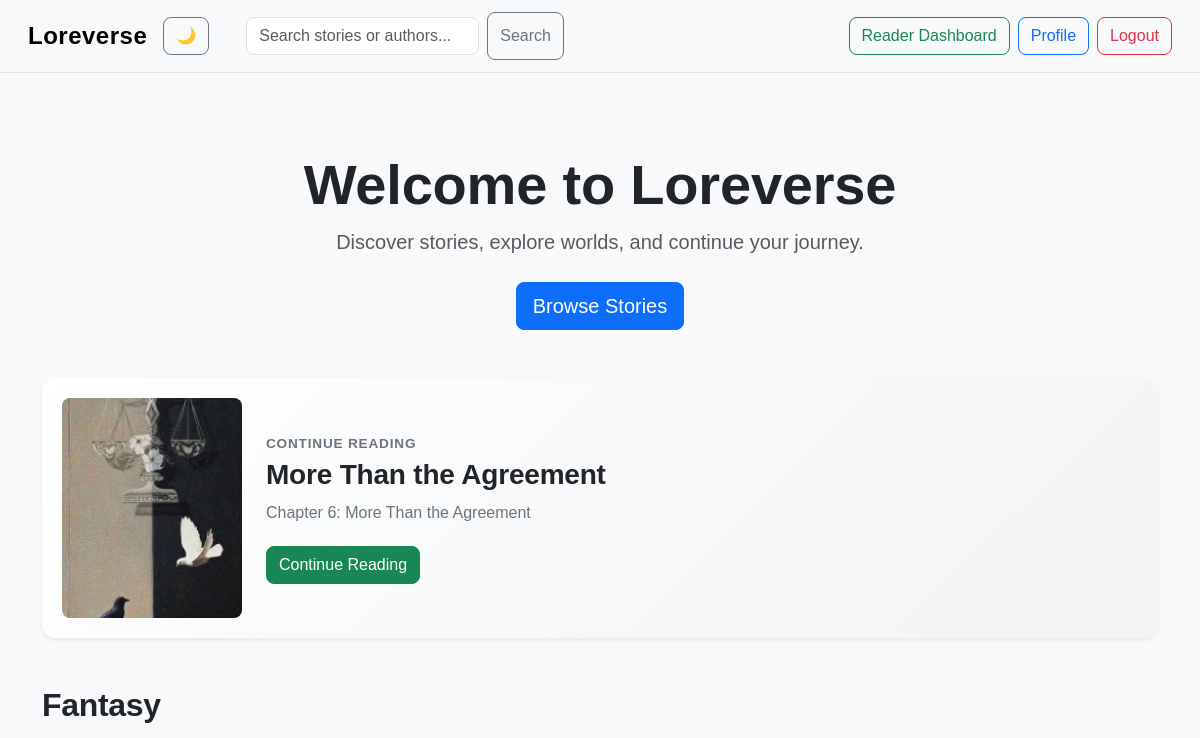
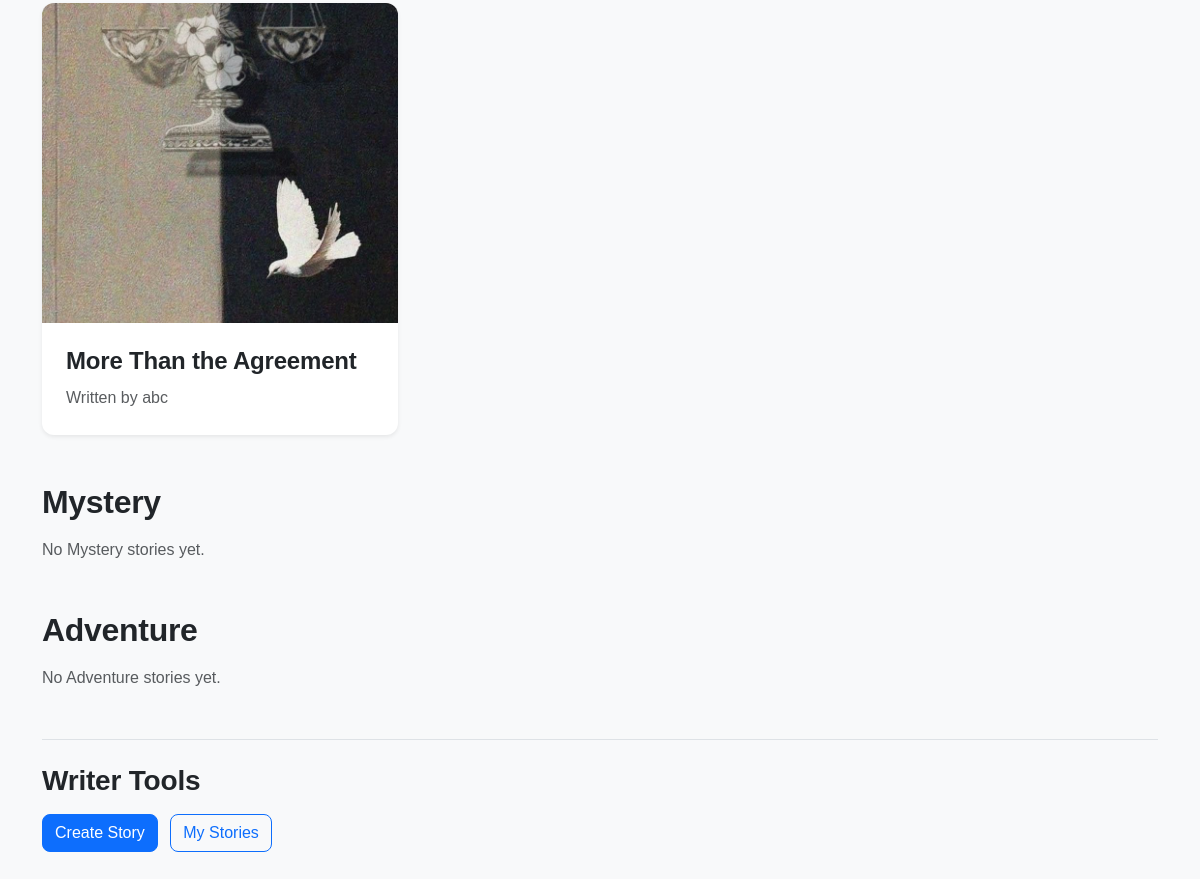
The page / (signed in) on the database as committed earlier (2 pictures, top to bottom).
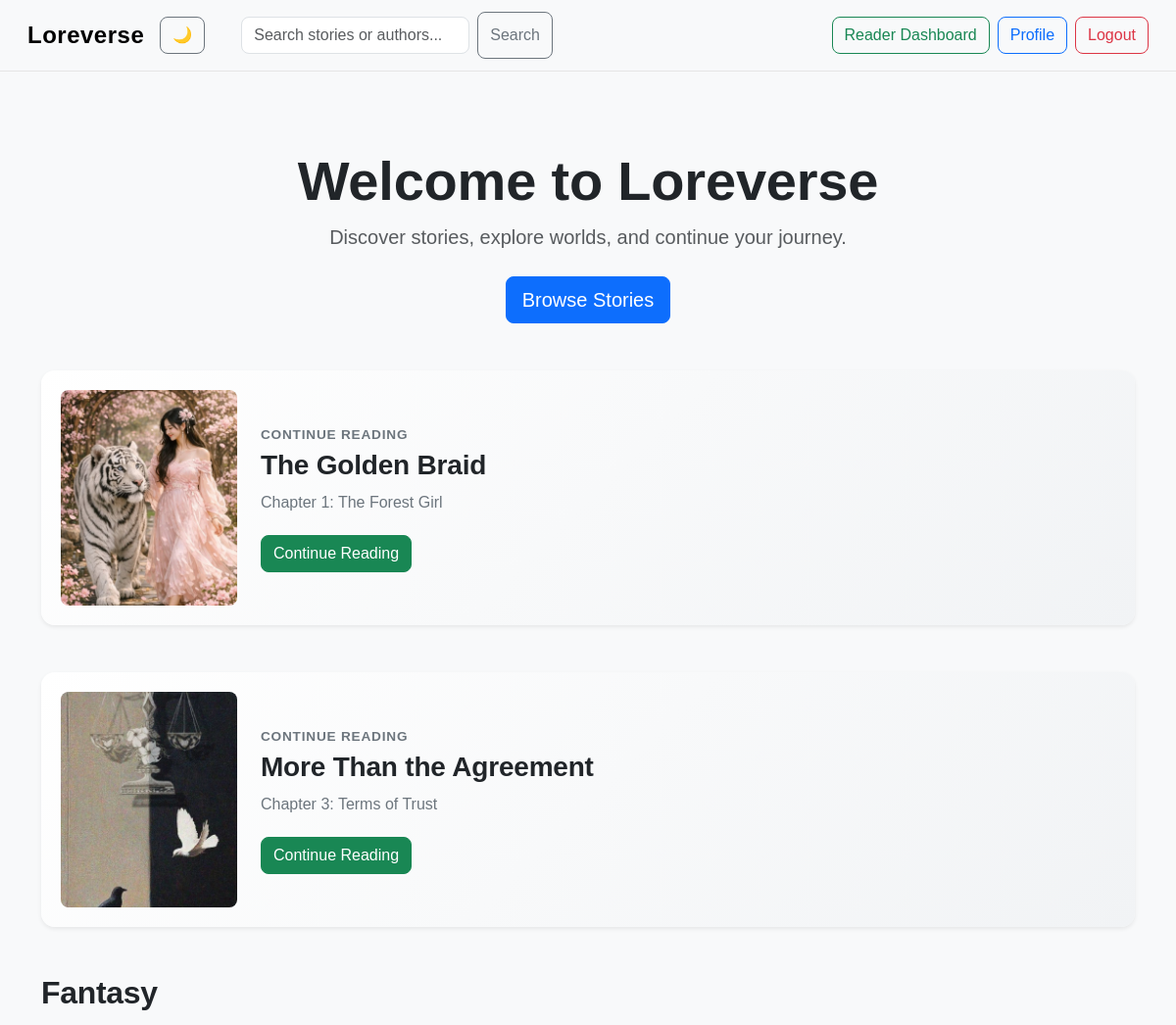
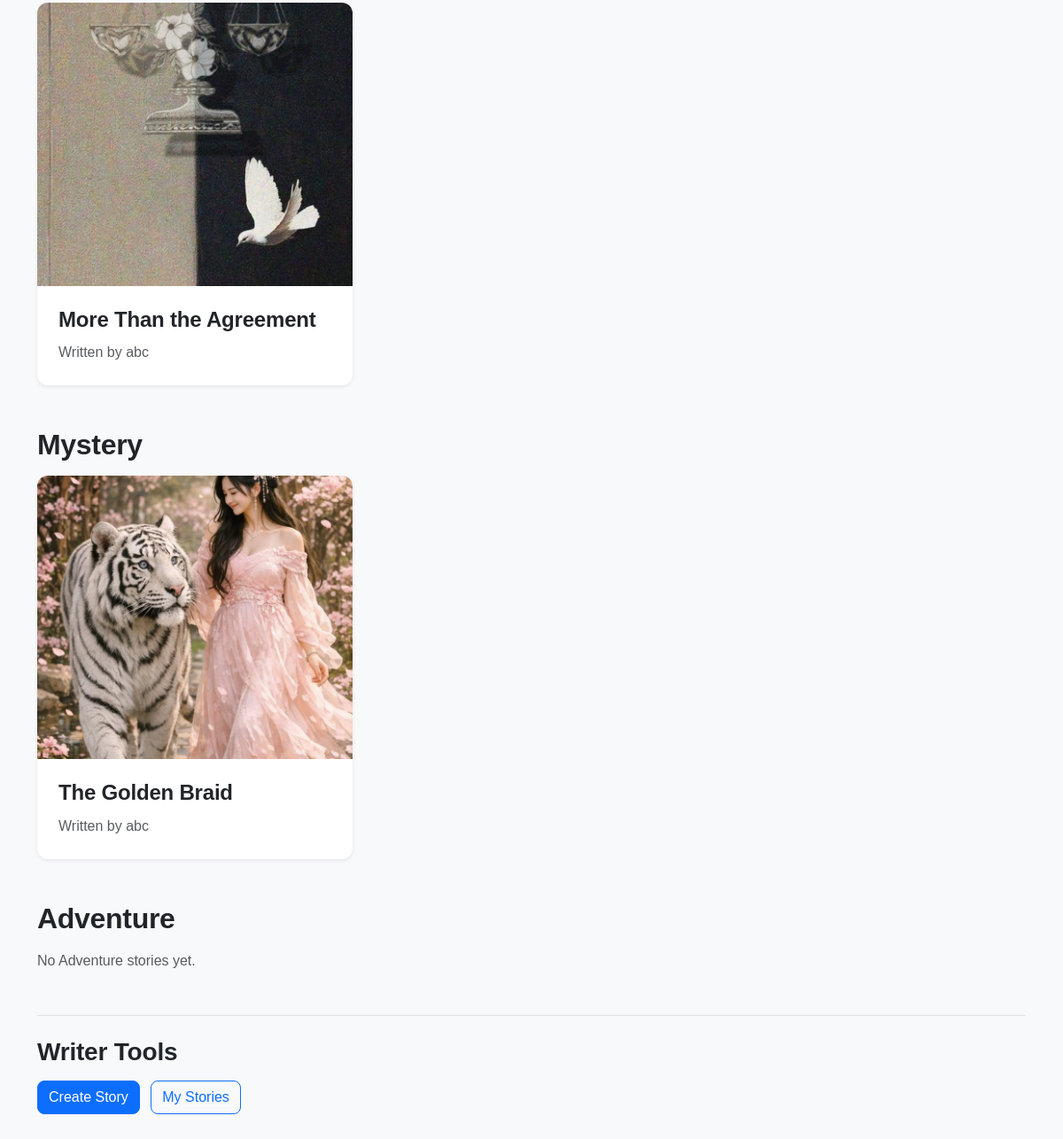
The same page on the database as committed later (2 pictures, top to bottom).
### loreverse/models.py (models this page shows, shortened)
class ReadingProgress(models.Model):
    user = models.ForeignKey(User, on_delete=models.CASCADE)
    story = models.ForeignKey(Story, on_delete=models.CASCADE)
    chapter = models.ForeignKey(Chapter, on_delete=models.CASCADE)
    updated_at = models.DateTimeField(auto_now=True)
    class Meta:
        unique_together = ("user", "story")

class Story(models.Model):
    GENRE_CHOICES = [
        ("Fantasy", "Fantasy"),
        ("Romance", "Romance"),
        ("Mystery", "Mystery"),
        ("Horror", "Horror"),
        ("Science Fiction", "Science Fiction"),
        ("Adventure", "Adventure"),
        ("Other", "Other"),]
    title = models.CharField(max_length=200)
    genre = models.CharField(max_length=30, choices=GENRE_CHOICES, default="Other")
    tags = models.CharField(max_length=300, blank=True)
    description = models.TextField()
    cover_image = models.ImageField(upload_to="story_covers/",blank=True)
    author = models.ForeignKey(User, on_delete=models.CASCADE)
    published = models.BooleanField(default=False)
    created_at = models.DateTimeField(auto_now_add=True)
    updated_at = models.DateTimeField(auto_now=True)
    favorited_by = models.ManyToManyField(User, related_name="favorite_stories", blank=True)
    want_to_read_by = models.ManyToManyField(User, related_name="want_to_read_stories", blank=True)

class Chapter(models.Model):
    story = models.ForeignKey(Story, on_delete=models.CASCADE, related_name="chapters")
    title = models.CharField(max_length=200)
    content = models.TextField()
    chapter_number = models.PositiveIntegerField()

### loreverse/views.py (the view)
# urls.py: path("", views.index, name="index"),
def index(request):
    progress = None
    if request.user.is_authenticated:
        progress = ReadingProgress.objects.filter(
            user=request.user
        ).select_related("story", "chapter").order_by("-updated_at")
    fantasy_stories = Story.objects.filter(published=True, genre="Fantasy")[:5]
    mystery_stories = Story.objects.filter(published=True,genre="Mystery")[:5]
    adventure_stories = Story.objects.filter(published=True,genre="Adventure")[:5]
    return render(request, "loreverse/index.html", {
        "progress": progress, "fantasy_stories": fantasy_stories,
        "mystery_stories": mystery_stories, "adventure_stories": adventure_stories,
    })

### loreverse/templates/loreverse/index.html
{% extends "loreverse/layout.html" %}
{% block body %}
<div class="container py-5">
    <div class="text-center mb-5">
        <h1 class="display-4 fw-bold">Welcome to Loreverse</h1>
        <p class="lead text-muted">
            Discover stories, explore worlds, and continue your journey.
        </p>
        <a href="{% url 'published_stories' %}" class="btn btn-primary btn-lg mt-2">Browse Stories</a>
    </div>
    {% if user.is_authenticated %}
        {% if progress %}
          {% for item in progress %}
            <div  class="card shadow-sm continue-reading-card mb-5">
                <div class="continue-reading-content">
                   {% if item.story.cover_image %}
                      <img src="{{ item.story.cover_image.url }}" alt="{{ item.story.title }} cover"
                      class="continue-reading-image">
                    {% endif %}
                    <div class="continue-reading-details">
                       <p class="continue-reading-label mb-1">Continue Reading</p>
                       <h3 class="continue-reading-title">{{ item.story.title }}</h3>
                       <p class="continue-reading-chapter">
                          Chapter {{ item.chapter.chapter_number }}:
                           {{ item.chapter.title }}
                        </p>
                        <a class="btn btn-success" href="{% url 'continue_reading' item.story.id %}">
                           Continue Reading
                        </a>
                    </div>
                </div>
            </div>
          {% endfor %}
        {% endif %}
    {% endif %}
    <section class="mb-5">
        <div class="d-flex justify-content-between align-items-center mb-3">
            <h2 class="fw-bold mb-0">Fantasy</h2>
        </div>
        {% if fantasy_stories %}
            <div class="row g-4">
                {% for story in fantasy_stories %}
                    <div class="col-md-6 col-lg-4">
                        <div class="card h-100 shadow-sm border-0 story-card">
                            {% if story.cover_image %}
                               <a href="{% url 'story_detail' story.id %}">
                                  <img src="{{ story.cover_image.url }}" alt="{{ story.title }} cover"
                                   class="card-img-top story-cover-image">
                                </a>
                            {% endif %}
                            <div class="card-body">
                                <h4 class="card-title">
                                   <a href="{% url 'story_detail' story.id %}" class="text-decoration-none">
                                      {{ story.title }}
                                    </a>
                                </h4>
                                <p class="text-muted mb-0">Written by {{ story.author.username }}</p>
                            </div>
                        </div>
                    </div>
                {% endfor %}
            </div>
        {% else %}
            <p class="text-muted">No Fantasy stories yet.</p>
        {% endif %}
    </section>
    <section class="mb-5">
        <h2 class="fw-bold mb-3">Mystery</h2>
        {% if mystery_stories %}
            <div class="row g-4">
                {% for story in mystery_stories %}
                    <div class="col-md-6 col-lg-4">
                        <div class="card h-100 shadow-sm border-0 story-card">
                           {% if story.cover_image %}
                                <a href="{% url 'story_detail' story.id %}">
                                   <img src="{{ story.cover_image.url }}" alt="{{ story.title }} cover"
                                   class="card-img-top story-cover-image">
                                </a>
                            {% endif %}
                           <div class="card-body">
                              <h4 class="card-title">
                                   <a href="{% url 'story_detail' story.id %}" class="text-decoration-none">
                                     {{ story.title }}
                                   </a>
                              </h4>
                              <p class="text-muted mb-0">Written by {{ story.author.username }}</p>
                            </div>
                        </div>
                    </div>
                {% endfor %}
            </div>
        {% else %}
            <p class="text-muted">No Mystery stories yet.</p>
        {% endif %}
    </section>
    <section class="mb-5">
        <h2 class="fw-bold mb-3">Adventure</h2>
        {% if adventure_stories %}
            <div class="row g-4">
                {% for story in adventure_stories %}
                    <div class="col-md-6 col-lg-4">
                        <div class="card h-100 shadow-sm border-0 story-card">
                           {% if story.cover_image %}
                                <a href="{% url 'story_detail' story.id %}">
                                   <img src="{{ story.cover_image.url }}" alt="{{ story.title }} cover"
                                   class="card-img-top story-cover-image">
                                </a>
                            {% endif %}
                           <div class="card-body">
                              <h4 class="card-title">
                                   <a href="{% url 'story_detail' story.id %}" class="text-decoration-none">
                                     {{ story.title }}
                                   </a>
                              </h4>
                              <p class="text-muted mb-0">Written by {{ story.author.username }}</p>
                            </div>
                        </div>
                    </div>
                {% endfor %}
            </div>
        {% else %}
            <p class="text-muted">No Adventure stories yet.</p>
        {% endif %}
    </section>
    {% if user.is_authenticated %}
        {% if user.profile.role == "Writer" %}
            <div class="border-top pt-4 mt-5">
                <h3 class="fw-bold mb-3">Writer Tools</h3>
                <a href="{% url 'create_story' %}"class="btn btn-primary me-2">Create Story</a>
                <a href="{% url 'my_stories' %}" class="btn btn-outline-primary">My Stories</a>
            </div>
        {% endif %}
    {% endif %}
</div>
{% endblock %}

### loreverse/templates/loreverse/layout.html (shortened to what this page needs)
{% load static %}
<!DOCTYPE html>
<html lang="en">
<head>
    <link href="https://cdn.jsdelivr.net/npm/bootstrap@5.3.8/dist/css/bootstrap.min.css" rel="stylesheet">
    <link rel="stylesheet" href="{% static 'loreverse/styles.css' %}">
</head>
<body>
<nav class="navbar navbar-expand-lg bg-body-tertiary px-3">
  <div class="container-fluid">
    <a class="navbar-brand" href="{% url 'index' %}">Loreverse</a>
    <button
    type="button"
    id="theme-toggle"
    class="btn btn-outline-secondary me-2"
    aria-label="Toggle dark mode">
    🌙
    </button>
    <div class="collapse navbar-collapse" id="mainNavbar">
      <form class="d-flex mx-lg-4 my-2 my-lg-0"
          method="get"
          action="{% url 'published_stories' %}">
          <input class="form-control me-2"
          type="search"name="q" placeholder="Search stories or authors..." value="{{ query|default:'' }}">
          <button class="btn btn-outline-secondary"type="submit">Search</button>
      </form>
      <div class="ms-lg-auto d-flex flex-column flex-lg-row gap-2">
        {% if user.is_authenticated %}
          <a class="btn btn-outline-success" href="{% url 'reader_dashboard' %}">Reader Dashboard</a>
          {% if request.resolver_match.url_name != "profile" %}
            <a class="btn btn-outline-primary" href="{% url 'profile' %}">Profile</a>
          {% endif %}
          <a class="btn btn-outline-danger" href="{% url 'logout' %}">Logout</a>
        {% else %}
          <a class="btn btn-outline-primary" href="{% url 'login' %}">Login</a>
          <a class="btn btn-primary" href="{% url 'register' %}">Register</a>
        {% endif %}
      </div>
    </div>
  </div>
</nav>
<main>
    {% block body %}
    {% endblock %}
</main>
</body>
</html>

### loreverse/static/loreverse/styles.css (style rules this page uses)
body { font-family: Arial, sans-serif; margin: 0; background-color : #f8f9fa; color: #212529; }
.navbar { border-bottom: 1px solid #e5e5e5; padding-top: 12px; padding-bottom: 12px; }
.navbar-brand { font-size: 1.5rem; font-weight: 700; letter-spacing: 0.5px; transition: opacity 0.2s ease; }
.navbar .btn { transition: all 0.2s ease; }
main { padding: 30px; max-width: 1400px; margin: 0 auto; }
a { transition: color 0.2s ease; }
input { margin: 5px; padding: 8px; }
.btn { transition: all 0.2s ease; }
.story-card { transition: transform 0.2s ease, box-shadow 0.2s ease; }
.story-card { border-radius: 12px; overflow: hidden; background-color: #ffffff; transition: transform 0.2s ease, box-shadow 0.2s ease; }
.story-card .card-body { padding: 24px; }
.story-card .card-title { margin-bottom: 10px; font-weight: 600; }
.story-card .card-title a { color: #212529; }
section h2 { letter-spacing: -0.3px; }
.card { border-radius: 12px; }
.continue-reading-card { border-radius: 14px; border: none; background: linear-gradient(135deg, #ffffff, #f1f3f5); }
.continue-reading-label { font-size: 0.85rem; font-weight: 600; text-transform: uppercase; letter-spacing: 0.8px; color: #6c757d; }
.continue-reading-title { font-weight: 700; margin-bottom: 8px; }
.continue-reading-chapter { color: #6c757d; margin-bottom: 20px; }
h1, h2, h3, h4, h5, h6 { letter-spacing: -0.2px; }
h1 { font-weight: 700; }
p { line-height: 1.6; }
.container { max-width: 1200px; }
.form-control { border-radius: 8px; transition: border-color 0.2s ease, box-shadow 0.2s ease; }
.btn { border-radius: 8px; font-weight: 500; }
.story-card { border-radius: 12px; }
.story-card .card-title a { transition: color 0.2s ease; }
.story-cover-image { width: 100%; height: 320px; object-fit: cover; }
.continue-reading-content { display: flex; align-items: center; gap: 24px; padding: 20px; }
.continue-reading-image { width: 180px; height: 220px; object-fit: cover; border-radius: 8px; flex-shrink: 0; }
.continue-reading-details { flex: 1; }

Rows that differ between the two databases and show on the page:
added ReadingProgress: story.cover_image (picture), story "The Golden Braid", chapter.chapter_number "1", chapter "The Forest Girl"
changed ReadingProgress "More Than the Agreement": chapter.chapter_number "6" → "3"; chapter "More Than the Agreement" → "Terms of Trust"
added Story: cover_image (picture), title "The Golden Braid", author.username "abc", shown under "Mystery"
Other text that changed with them:
text no longer shown: "No Mystery stories yet."
